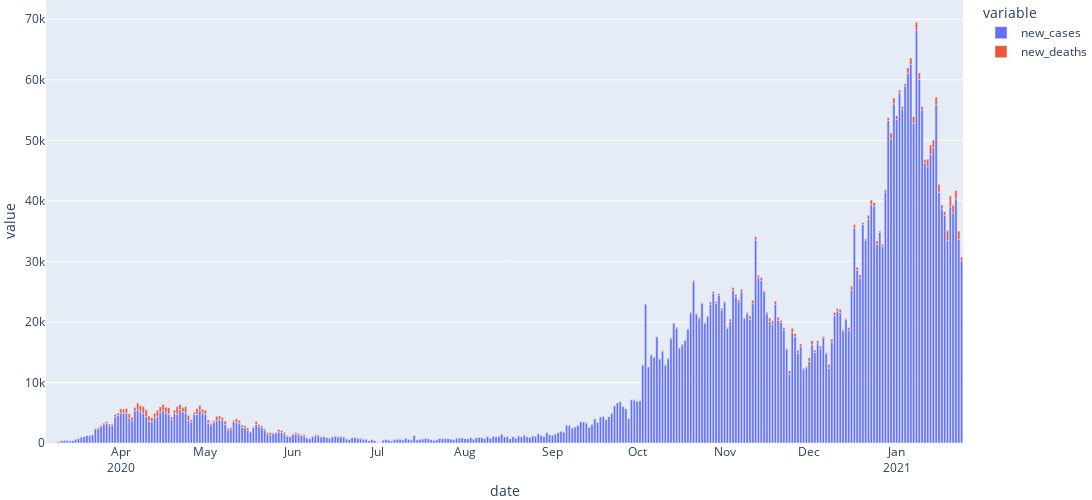

Notebook code cell kept with this figure:
### Code cell
from utils.visualization_tb import b_2_bar
gbrb_2_bar = b_2_bar(df= gbr_dd, x= gbr_dd['date'], y=gbr_dd.columns, title= 'GBR covid deaths')

### Figure 1 — Plotly figure (JSON) as saved in the notebook; plotly's stock layout.template omitted (floating-point values rounded to 4 significant figures; data arrays with more than 128 entries replaced by an {"elided": "..."} marker saying what was removed)
{"data": [{"alignmentgroup": "True", "hovertemplate": "variable=new_cases<br>date=%{x}<br>value=%{y}<extra></extra>", "legendgroup": "new_cases", "marker": {"color": "#636efa"}, "name": "new_cases", "offsetgroup": "new_cases", "orientation": "v", "showlegend": true, "textposition": "auto", "type": "bar", "x": {"elided": "325 str values"}, "xaxis": "x", "y": {"elided": "325 int values"}, "yaxis": "y"}, {"alignmentgroup": "True", "hovertemplate": "variable=new_deaths<br>date=%{x}<br>value=%{y}<extra></extra>", "legendgroup": "new_deaths", "marker": {"color": "#EF553B"}, "name": "new_deaths", "offsetgroup": "new_deaths", "orientation": "v", "showlegend": true, "textposition": "auto", "type": "bar", "x": {"elided": "325 str values"}, "xaxis": "x", "y": {"elided": "325 int values"}, "yaxis": "y"}], "layout": {"autosize": false, "barmode": "relative", "height": 500, "legend": {"title": {"text": "variable"}, "tracegroupgap": 0}, "margin": {"b": 0, "l": 0, "r": 0, "t": 0}, "title": {"text": "GBR covid deaths"}, "width": 5000, "xaxis": {"anchor": "y", "domain": [0, 1], "dtick": "M1", "tickformat": "%b\n%Y", "title": {"text": "date"}}, "yaxis": {"anchor": "x", "domain": [0, 1], "title": {"text": "value"}}}}
